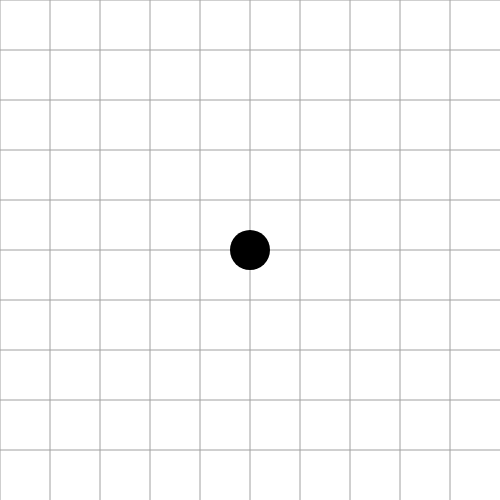
Frame 1 (no input)
Frame 60 (no input): identical to frame 1, image omitted
Frame 120 (the mouse pressed at the canvas centre since frame 60): identical to frame 1, image omitted

The p5.js sketch that drew this single still picture (run headless with seeded random() and noise() and a simulated clock; from frame 60 on, the mouse is pressed at the canvas centre):

// p5.js sketch
// ── sketch.js
let gridSize = 50;
let xPos;
let yPos;

function setup() {
  createCanvas(500, 500);
  xPos = width/2;
  yPos = height/2;
}

function draw() {
  background(255);
  stroke(160);
  for(let i = 0; i < width/gridSize; i++){
    line(0, i*gridSize, width, i*gridSize);
  }
  for(let i = 0; i < height/gridSize; i++){
    line(i*gridSize, 0, i*gridSize, height);
  }

  fill(0);
  noStroke();
  ellipse(xPos, yPos, 40, 40);
}

function keyReleased(){
  if (keyCode==UP_ARROW){
    yPos = yPos - gridSize;
  }else if(keyCode==DOWN_ARROW){
    yPos = yPos + gridSize;
  }else if(keyCode==RIGHT_ARROW){
    xPos = xPos + gridSize;
  }else if(keyCode==LEFT_ARROW){
    xPos = xPos - gridSize;
  }
}
